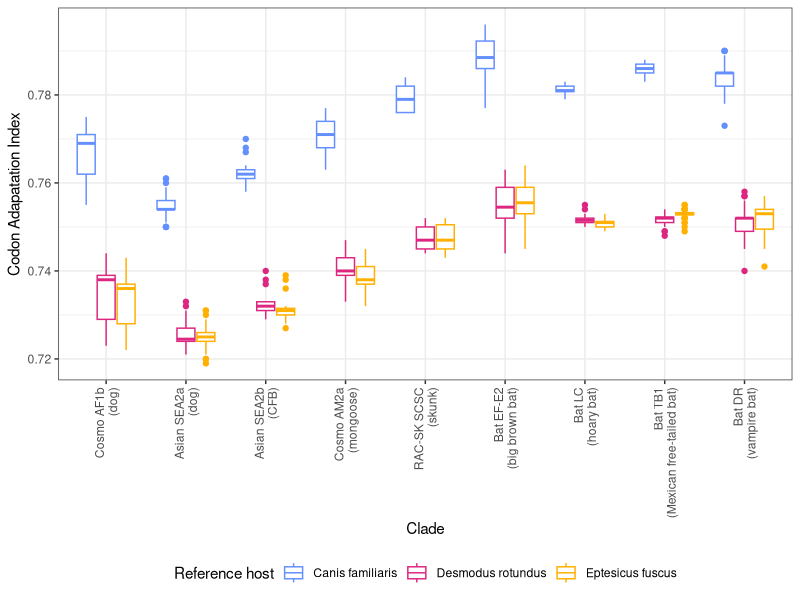

This figure's R source:
library("readxl")
library("ggplot2")
library("ggtext")

df = read.csv("HIVE-CUTS_CAI.csv")

reference = as.data.frame(read_excel("CAI_N.xlsx"))

reference$Clade[reference$Clade == "CFB"] = "Chinese ferret badger"
reference$Clade[reference$Clade == "Dog SEA2a"] = "Dog (SEA2a)"
reference$Clade[reference$Clade == "VB"] = "Vampire bat"
reference$Clade[reference$Clade == "Dog AF1b"] = "Dog (AF1b)"
reference$Clade[reference$Clade == "EF"] = "Big brown bat"
reference$Clade[reference$Clade == "SCSC"] = "Skunk"
reference$Clade[reference$Clade == "TB"] = "Free-tailed bat"


df$clade = reference$Clade



df$clade = factor(df$clade, c("Dog (AF1b)","Dog (SEA2a)", 
                              "Chinese ferret badger",
                             "Mongoose", "Skunk",
                             "Big brown bat", "Hoary bat", "Free-tailed bat",
                            "Vampire bat"))

my_pal <- c("#648FFF", "#DC267F", "#FFB000")

library("tidyr")
df2 <- pivot_longer(df, cols=c(Canis_familiaris, Eptesicus_fuscus, Desmodus_rotundus)) 

ggplot(data = df2, aes(x = clade, y = value, color = name))+
  geom_boxplot()+ 
  # geom_jitter(alpha  = 0.4, 
  #       width = 0.4, height = 0) +
  theme_bw()+ 
  scale_color_manual(values = my_pal, labels = c("Canis familiaris",
                     "Desmodus rotundus", "Eptesicus fuscus"),
                     name = "Reference host")+
  scale_x_discrete(labels=c("Cosmo AF1b\n(dog)",
                            "Asian SEA2a\n(dog)",
                            "Asian SEA2b\n(CFB)",
                            "Cosmo AM2a\n(mongoose)",
                            "RAC-SK SCSC\n(skunk)",
                            "Bat EF-E2\n(big brown bat)",
                            "Bat LC\n(hoary bat)",
                            "Bat TB1\n(Mexican free-tailed bat)",
                            "Bat DR\n(vampire bat)"))+ 
  ylab("Codon Adapatation Index") +
  xlab("Clade") +
  theme(axis.text.x = element_text(angle = 90, vjust = 0.5, hjust=1),
        axis.title.y = ggtext::element_markdown(), legend.position = "bottom")
